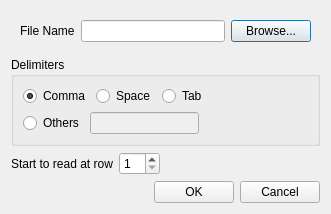
<?xml version="1.0" encoding="UTF-8"?>
<ui version="4.0">
 <class>LoadFileDlg</class>
 <widget class="QDialog" name="LoadFileDlg">
  <property name="geometry">
   <rect>
    <x>0</x>
    <y>0</y>
    <width>331</width>
    <height>206</height>
   </rect>
  </property>
  <property name="windowTitle">
   <string>Load File Dialog</string>
  </property>
  <layout class="QVBoxLayout" name="verticalLayout_2">
   <item>
    <widget class="QWidget" name="widget_filename" native="true">
     <layout class="QHBoxLayout" name="horizontalLayout_3">
      <item>
       <widget class="QLabel" name="label">
        <property name="text">
         <string>File Name</string>
        </property>
       </widget>
      </item>
      <item>
       <widget class="QLineEdit" name="lineEdit_filename">
        <property name="readOnly">
         <bool>true</bool>
        </property>
       </widget>
      </item>
      <item>
       <widget class="QPushButton" name="pushButton_browse">
        <property name="text">
         <string>Browse...</string>
        </property>
       </widget>
      </item>
     </layout>
    </widget>
   </item>
   <item>
    <widget class="QGroupBox" name="groupBox_delimiters">
     <property name="title">
      <string>Delimiters</string>
     </property>
     <property name="flat">
      <bool>false</bool>
     </property>
     <layout class="QVBoxLayout" name="verticalLayout">
      <item>
       <layout class="QHBoxLayout" name="horizontalLayout_4">
        <item>
         <widget class="QRadioButton" name="radioButton_comma">
          <property name="text">
           <string>Comma</string>
          </property>
          <property name="checked">
           <bool>true</bool>
          </property>
          <attribute name="buttonGroup">
           <string notr="true">buttonGroup</string>
          </attribute>
         </widget>
        </item>
        <item>
         <widget class="QRadioButton" name="radioButton_space">
          <property name="text">
           <string>Space</string>
          </property>
          <attribute name="buttonGroup">
           <string notr="true">buttonGroup</string>
          </attribute>
         </widget>
        </item>
        <item>
         <widget class="QRadioButton" name="radioButton_tab">
          <property name="text">
           <string>Tab</string>
          </property>
          <attribute name="buttonGroup">
           <string notr="true">buttonGroup</string>
          </attribute>
         </widget>
        </item>
        <item>
         <spacer name="horizontalSpacer">
          <property name="orientation">
           <enum>Qt::Horizontal</enum>
          </property>
          <property name="sizeHint" stdset="0">
           <size>
            <width>40</width>
            <height>20</height>
           </size>
          </property>
         </spacer>
        </item>
       </layout>
      </item>
      <item>
       <layout class="QHBoxLayout" name="horizontalLayout">
        <item>
         <widget class="QRadioButton" name="radioButton_others">
          <property name="text">
           <string>Others</string>
          </property>
          <attribute name="buttonGroup">
           <string notr="true">buttonGroup</string>
          </attribute>
         </widget>
        </item>
        <item>
         <widget class="QLineEdit" name="lineEdit_others">
          <property name="enabled">
           <bool>false</bool>
          </property>
          <property name="text">
           <string/>
          </property>
         </widget>
        </item>
        <item>
         <spacer name="horizontalSpacer_2">
          <property name="orientation">
           <enum>Qt::Horizontal</enum>
          </property>
          <property name="sizeHint" stdset="0">
           <size>
            <width>40</width>
            <height>20</height>
           </size>
          </property>
         </spacer>
        </item>
       </layout>
      </item>
     </layout>
    </widget>
   </item>
   <item>
    <layout class="QHBoxLayout" name="horizontalLayout_2">
     <item>
      <widget class="QLabel" name="label_2">
       <property name="text">
        <string>Start to read at row</string>
       </property>
      </widget>
     </item>
     <item>
      <widget class="QSpinBox" name="spinBox_row">
       <property name="minimum">
        <number>1</number>
       </property>
       <property name="maximum">
        <number>99</number>
       </property>
      </widget>
     </item>
     <item>
      <spacer name="horizontalSpacer_3">
       <property name="orientation">
        <enum>Qt::Horizontal</enum>
       </property>
       <property name="sizeHint" stdset="0">
        <size>
         <width>40</width>
         <height>20</height>
        </size>
       </property>
      </spacer>
     </item>
    </layout>
   </item>
   <item>
    <layout class="QHBoxLayout" name="horizontalLayout_5">
     <item>
      <spacer name="horizontalSpacer_4">
       <property name="orientation">
        <enum>Qt::Horizontal</enum>
       </property>
       <property name="sizeHint" stdset="0">
        <size>
         <width>40</width>
         <height>20</height>
        </size>
       </property>
      </spacer>
     </item>
     <item>
      <widget class="QPushButton" name="pushButton_ok">
       <property name="text">
        <string>OK</string>
       </property>
      </widget>
     </item>
     <item>
      <widget class="QPushButton" name="pushButton_cancel">
       <property name="text">
        <string>Cancel</string>
       </property>
      </widget>
     </item>
    </layout>
   </item>
  </layout>
 </widget>
 <resources/>
 <connections/>
 <buttongroups>
  <buttongroup name="buttonGroup"/>
 </buttongroups>
</ui>
